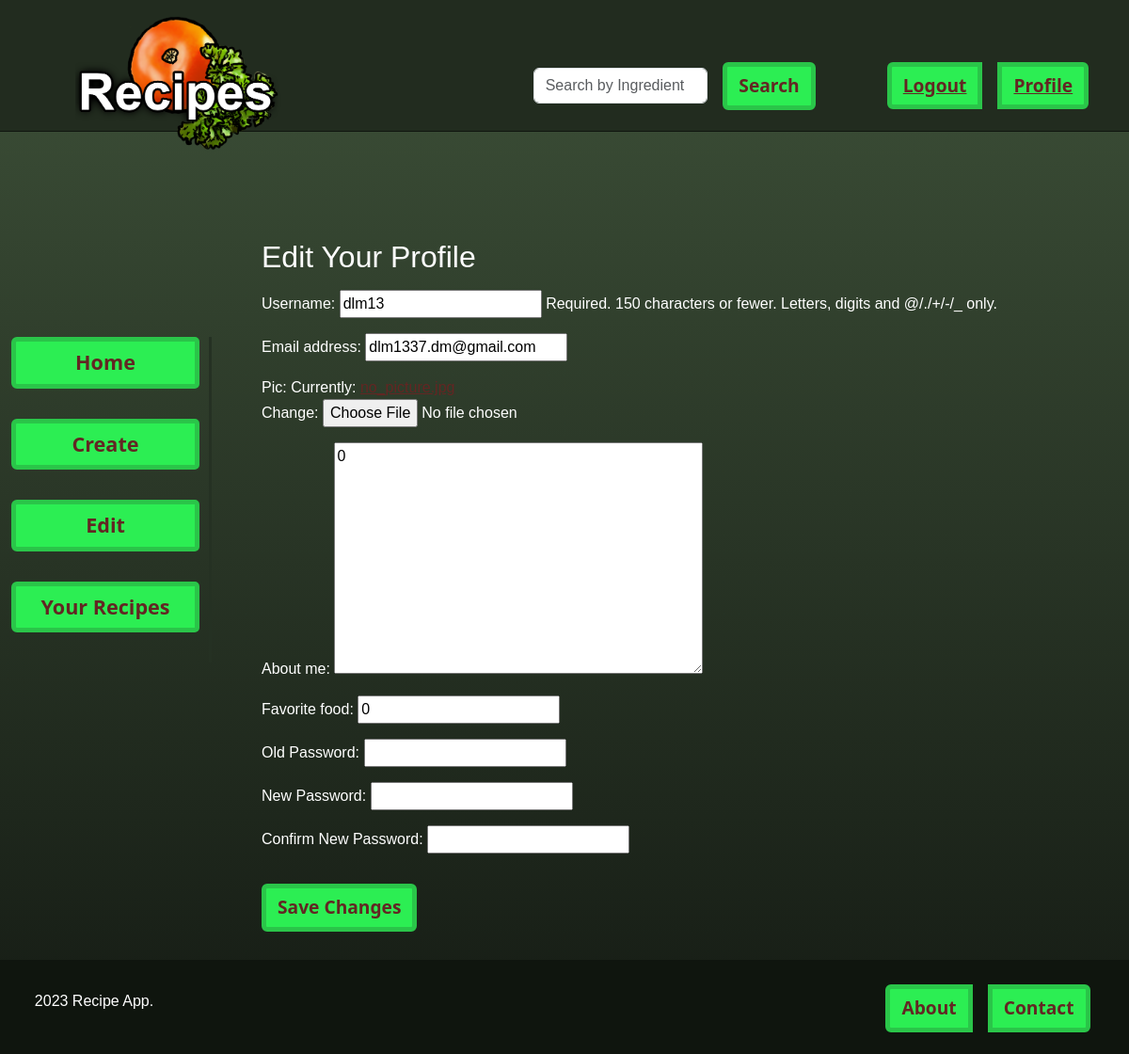
/your-profile/ (signed in), run on the app's committed database.
### customuser/models.py (models this page shows, shortened)
class CustomUser(AbstractUser):
    pic = models.ImageField(upload_to="user", default="no_picture.jpg")
    about_me = models.TextField()
    favorite_food = models.CharField(max_length=255)

### customuser/views.py (the view)
# urls.py: path("your-profile/", your_profile, name="your_profile"),
@login_required  # Require login to access this view
def your_profile(request):
    if request.method == "POST":
        form = CustomUserUpdateForm(request.POST, instance=request.user)
        if form.is_valid():
            form.save()
            messages.success(request, "Your profile has been updated.")
            return redirect("your_profile")
    else:
        form = CustomUserUpdateForm(
            instance=request.user
        )  # Prefill the form with existing user data
    return render(request, "customuser/your_profile.html", {"form": form})

### customuser/forms.py (shortened to what this page needs)
class CustomUserUpdateForm(forms.ModelForm):
    password_change_form = PasswordChangeForm
    old_password = forms.CharField(
        label="Old Password", widget=forms.PasswordInput, required=False
    )
    new_password1 = forms.CharField(
        label="New Password", widget=forms.PasswordInput, required=False
    )
    new_password2 = forms.CharField(
        label="Confirm New Password", widget=forms.PasswordInput, required=False
    )
    class Meta:
        model = CustomUser
        fields = ["username", "email", "pic", "about_me", "favorite_food"]
    def __init__(self, *args, **kwargs):
        super().__init__(*args, **kwargs)
        self.password_change_form.user = self.instance

### customuser/templates/customuser/your_profile.html (shortened to what this page needs)
{% extends "recipe/recipes_home.html" %}
{% block main %}
<div class="row" style="margin-top: 206px">
    <div class="col-2"></div>
    <div class="col-10">
        <main style="padding-left: 50px; padding-right: 50px; padding-bottom:30px;">
            <section class="container" style="color: white;">
                <div class="container mt-5">
                    <h2>Edit Your Profile</h2>
                    <form method="post" enctype="multipart/form-data">
                        {{ form.as_p }}
                        <button type="submit" class="btn btn-primary mt-3">Save Changes</button>
                    </form>
                </div>
            </section>
        </main>
    </div>
</div>
{% endblock %}

### recipe/static/css/styles.css (style rules this page uses)
body, html { font-family: Arial, sans-serif; margin: 0; padding: 0; overflow-x: hidden; }
h1, h2, h3 { margin-bottom: 1rem; }
:root { --primary-color: #2cee53; }
a { color: #632623; }
.btn-primary { color: #632623; font-family: system-ui, -apple-system, BlinkMacSystemFont, 'Segoe UI', Roboto, Oxygen, Ubuntu, Cantarell, 'Open Sans', 'Helvetica Neue', sans-serif; font-size: larger; font-weight: bold; background-color: var(--primary-color); border-color: var(--primary-color); border: 5px solid; border-color: #2ac549; }
main { display: flex; flex-direction: column; align-items: center; min-height: 580px; gap: 2rem; }

### data on the page
CustomUser: username "dlm13", email "dlm1337.dm@gmail.com", about_me "0", favorite_food "0"
